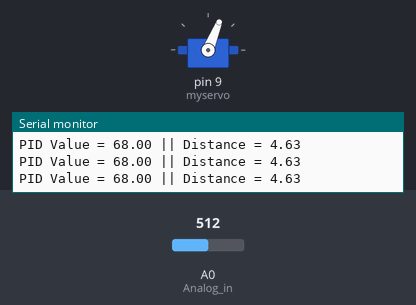
The sketch below on a simulated Arduino Uno, built with avr-gcc and run on an emulated ATmega328P. Shown: servo, the last lines printed to the serial monitor. The inputs (shaded band) are chosen by the test bench; at power-on: A0 (Analog_in) = 512.

Above: at 3.2 s.
3.3 s: A0 (Analog_in) set to 716
At 4.6 s:
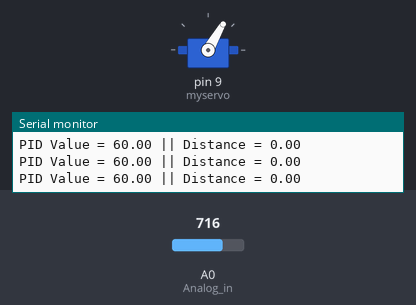
4.9 s: A0 (Analog_in) set to 511
At 6.1 s:
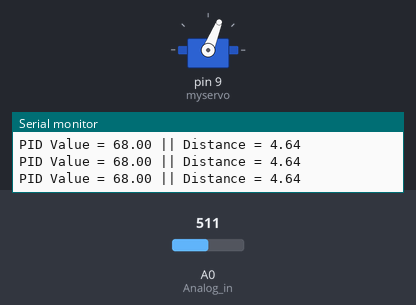
6.4 s: A0 (Analog_in) set to 122
At 7.0 s:
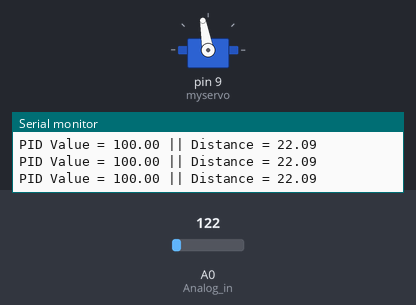
7.9 s: A0 (Analog_in) set to 900
At 8.4 s:
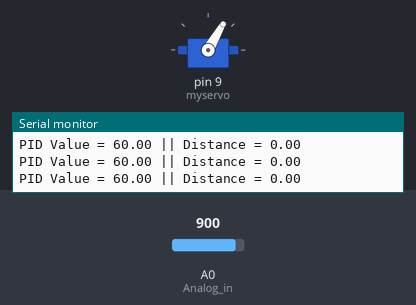
Timing chart, 0 to 10.5 s (numbered marks = the images above; inputs shaded):
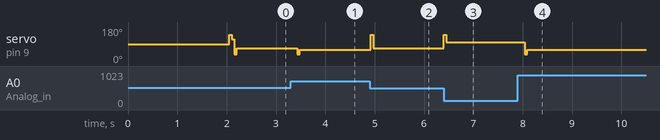

The sketch:

pid_balance_servo.ino
```cpp
#include <Wire.h>
#include <Servo.h>

int Analog_in = A0;
Servo myservo;

const int STABLE_THRESHOLD = 5; // 例如连续5次循环
int stableCount = 0;

float distance = 0.0;
float elapsedTime, time, timePrev;
float distance_previous_error, distance_error;
int period = 50;

float kp=6;
float ki=0.2;
float kd=3300;
float distance_setpoint = 14;
float PID_p, PID_i, PID_d, PID_total;

#define WINDOW_SIZE 5
int medianWindow[WINDOW_SIZE];

void setup() {
  Serial.begin(9600);
  myservo.attach(9);
  myservo.write(90);
  pinMode(Analog_in, INPUT);
  delay(2000);
  time = millis();
}

void loop() {
  if (millis() > time + period) {
    time = millis();
    distance = readBallPosition();
    distance_error = distance_setpoint - distance;

    // 检查连续满足条件的次数
    if (abs(distance_error) < 1) {
      stableCount++;
    } else {
      stableCount = 0; // 重置计数器
    }

    if (stableCount >= STABLE_THRESHOLD) {
      // 如果连续满足条件，不做任何调整
      Serial.print(PID_total);
      Serial.print(" || ");
      Serial.println("Stable for a while. No adjustment needed.");
      // PID_total = 90;
      // myservo.write(PID_total);
      return;
    }

    PID_p = kp * distance_error;
    float dist_diference = distance_error - distance_previous_error;
    PID_d = kd * ((distance_error - distance_previous_error) / period);

    if(-4 < distance_error && distance_error <4) {
      PID_i = PID_i + (ki * distance_error);
    } else {
      PID_i = 0;
    }

    PID_total = PID_p + PID_i + PID_d;
    PID_total = map(PID_total, -180, 180, 140, 30);

    if(PID_total < 30) {PID_total = 35;}
    if(PID_total > 140) {PID_total = 140;}

    myservo.write(PID_total);
    Serial.print("PID Value = ");
    Serial.print(PID_total);
    Serial.print(" || ");
    Serial.print("Distance = ");
    Serial.println(distance);
    distance_previous_error = distance_error;
  }
}

double linearInterpolation(double y, double x1, double y1, double x2, double y2) {
  return x1 + (y - y1) * (x2 - x1) / (y2 - y1);
}

double readBallPosition() {
    int rawReading = analogRead(Analog_in);

    // 使用中位数滤波器
    int filteredReading = medianFilter(rawReading);

    double Vo = (5.0 * filteredReading) / 1024.0;
    return getValue(Vo);
}

int medianFilter(int rawValue) {
    medianWindow[2] = medianWindow[1];
    medianWindow[1] = medianWindow[0];
    medianWindow[0] = rawValue;

    int sorted[WINDOW_SIZE] = {medianWindow[0], medianWindow[1], medianWindow[2]};

    // 对数组进行排序
    for(int i = 0; i < WINDOW_SIZE - 1; i++) {
        for(int j = i + 1; j < WINDOW_SIZE; j++) {
            if(sorted[j] < sorted[i]) {
                int temp = sorted[i];
                sorted[i] = sorted[j];
                sorted[j] = temp;
            }
        }
    }
    // 返回中位数
    return sorted[WINDOW_SIZE / 2];
}

double getValue(double y) {
    if (y > 2.75) return 0;
    else if (y <= 2.75 && y > 2.35) return linearInterpolation(y, 4, 2.75, 5, 2.35);
    else if (y <= 2.35 && y > 2.02) return linearInterpolation(y, 5, 2.35, 6, 2.02);
    else if (y <= 2.02 && y > 1.77) return linearInterpolation(y, 6, 2.02, 7, 1.77);
    else if (y <= 1.77 && y > 1.56) return linearInterpolation(y, 7, 1.77, 8, 1.56);
    else if (y <= 1.56 && y > 1.4) return linearInterpolation(y, 8, 1.56, 9, 1.4);
    else if (y <= 1.4 && y > 1.26) return linearInterpolation(y, 9, 1.4, 10, 1.26);
    else if (y <= 1.26 && y > 1.06) return linearInterpolation(y, 10, 1.26, 12, 1.06);
    else if (y <= 1.06 && y > 0.92) return linearInterpolation(y, 12, 1.06, 14, 0.92);
    else if (y <= 0.92 && y > 0.81) return linearInterpolation(y, 14, 0.92, 16, 0.81);
    else if (y <= 0.81 && y > 0.75) return linearInterpolation(y, 16, 0.81, 18, 0.75);
    else if (y <= 0.75 && y > 0.65) return linearInterpolation(y, 18, 0.75, 20, 0.65);
    else if (y <= 0.65 && y > 0.52) return linearInterpolation(y, 20, 0.65, 25, 0.52);
    else if (y <= 0.53 && y > 0.44) return linearInterpolation(y, 25, 0.53, 30, 0.44);
    else if (y <= 0.44) return 30;  // y值小于0.44时，返回x=30
}
```

Measured:
- after the input at 3.3 s, servo on pin 9 (myservo): 68° → 60° after 0.13 s
- after the input at 4.9 s, servo on pin 9 (myservo): 60° → 68° at once
- after the input at 6.4 s, servo on pin 9 (myservo): 68° → 100° at once
- after the input at 7.9 s, servo on pin 9 (myservo): 100° → 60° after 0.14 s
